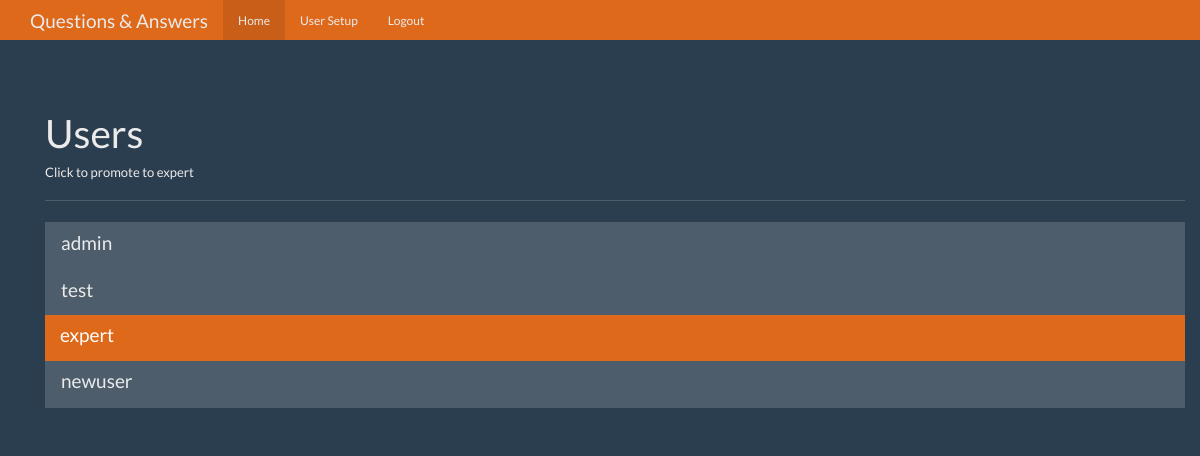
Screenshot of /users (signed in) with the database file from the repository.
### tables this page shows
CREATE TABLE user(
    id integer primary key autoincrement,
    name text not null,
    password text not null,
    expert boolean not null,
    admin boolean not null
);

### app.py (the view)
@app.route('/users')
def users():
    user = get_current_user()
    if not user:
        return redirect(url_for('login'))
    if user['admin'] == 0:
        return redirect(url_for('index'))
    db = get_db()
    users_cur = db.execute('select id, name, expert, admin from user')
    users_results = users_cur.fetchall()
    return render_template('users.html', user=user, users=users_results)

### app.py (called while the page is built)
def get_current_user():
    user_result = None
    if 'user' in session:
        user = session['user']
        db = get_db()
        user_cur = db.execute('select id, name, password, expert, admin from user where name=?', [user])
        user_result = user_cur.fetchone()
    return user_result

### database.py (called while the page is built)
def connect_db():
    sql = sqlite3.connect('D:/Flask/Q&A_App/questions.db')
    sql.row_factory = sqlite3.Row
    return sql

def get_db():
    if not hasattr(g, 'sqlite3'):
        g.sqlite_db = connect_db()
    return g.sqlite_db

### templates/users.html (shortened to what this page needs)
{% extends "base.html" %}
{% from "show_links.html" import show_links %}
{% block nav %}
{{ show_links(user) }}
{% endblock %}
{% block body %}
<div class="container theme-showcase" role="main">
  <div class="page-header">
    <h1>Users</h1>
    <h6>Click to promote to expert</h6>
  </div>
  <div class="row">
    <div class="col-lg-12">
      <div class="list-group">
        {% for user in users %}
        <a href="{{ url_for('promote', user_id=user['id']) }}"
          class="list-group-item {% if user['expert']==1 %} active {% endif %}">
          <h4 class="list-group-item-heading">{{ user['name'] }}</h4>
        </a>
        {% endfor %}
      </div>
    </div>
  </div>
</div>
{% endblock %}

### static/theme.css (style rules this page uses)
body { padding-top: 70px; padding-bottom: 30px; }

### rows the page displays
user: name "admin"
user: name "test"
user: name "expert"
user: name "newuser"
